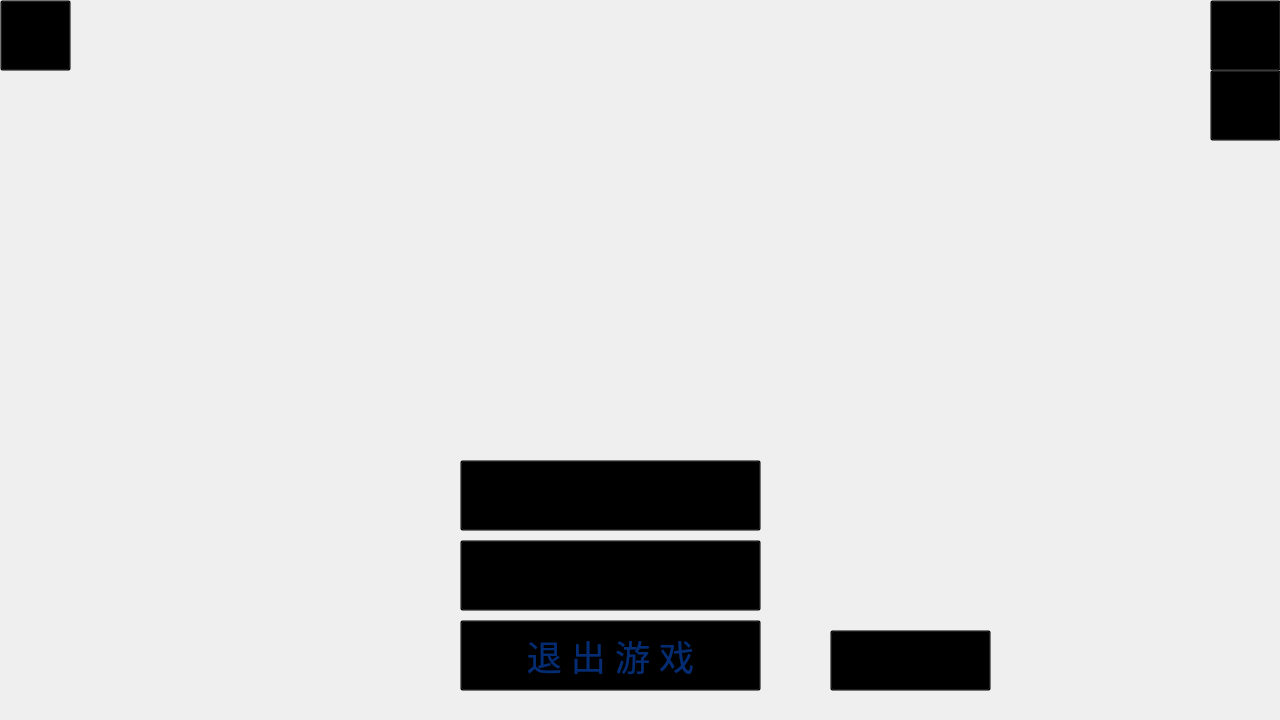
<?xml version="1.0" encoding="UTF-8"?>
<ui version="4.0">
 <class>MainWindow</class>
 <widget class="QMainWindow" name="MainWindow">
  <property name="enabled">
   <bool>false</bool>
  </property>
  <property name="geometry">
   <rect>
    <x>0</x>
    <y>0</y>
    <width>1280</width>
    <height>720</height>
   </rect>
  </property>
  <property name="windowTitle">
   <string>MoonyBalls</string>
  </property>
  <property name="styleSheet">
   <string notr="true">background-image: url(:/pic/bgr);</string>
  </property>
  <widget class="QWidget" name="centralWidget">
   <widget class="QLabel" name="Ball">
    <property name="geometry">
     <rect>
      <x>1080</x>
      <y>230</y>
      <width>131</width>
      <height>121</height>
     </rect>
    </property>
    <property name="styleSheet">
     <string notr="true">image: url(:/pic/ball);
background: transparent</string>
    </property>
    <property name="text">
     <string/>
    </property>
   </widget>
   <widget class="QPushButton" name="StartGame">
    <property name="geometry">
     <rect>
      <x>460</x>
      <y>460</y>
      <width>301</width>
      <height>71</height>
     </rect>
    </property>
    <property name="styleSheet">
     <string notr="true">border-image: url(:/pic/startbtn);
background: transparent</string>
    </property>
    <property name="text">
     <string/>
    </property>
   </widget>
   <widget class="QPushButton" name="Sound">
    <property name="geometry">
     <rect>
      <x>0</x>
      <y>0</y>
      <width>71</width>
      <height>71</height>
     </rect>
    </property>
    <property name="styleSheet">
     <string notr="true">border-image: url(:/pic/sdbtn);
background: transparent</string>
    </property>
    <property name="text">
     <string/>
    </property>
   </widget>
   <widget class="QPushButton" name="About">
    <property name="geometry">
     <rect>
      <x>1210</x>
      <y>0</y>
      <width>71</width>
      <height>71</height>
     </rect>
    </property>
    <property name="styleSheet">
     <string notr="true">border-image: url(:/pic/abt);
background: transparent</string>
    </property>
    <property name="text">
     <string/>
    </property>
   </widget>
   <widget class="QPushButton" name="ResumeGame">
    <property name="geometry">
     <rect>
      <x>460</x>
      <y>540</y>
      <width>301</width>
      <height>71</height>
     </rect>
    </property>
    <property name="styleSheet">
     <string notr="true">border-image: url(:/pic/rsmbtn);
background: transparent</string>
    </property>
    <property name="text">
     <string/>
    </property>
   </widget>
   <widget class="QPushButton" name="Exit">
    <property name="geometry">
     <rect>
      <x>460</x>
      <y>620</y>
      <width>301</width>
      <height>71</height>
     </rect>
    </property>
    <property name="palette">
     <palette>
      <active>
       <colorrole role="WindowText">
        <brush brushstyle="SolidPattern">
         <color alpha="255">
          <red>4</red>
          <green>44</green>
          <blue>115</blue>
         </color>
        </brush>
       </colorrole>
       <colorrole role="Button">
        <brush brushstyle="SolidPattern">
         <color alpha="0">
          <red>0</red>
          <green>0</green>
          <blue>0</blue>
         </color>
        </brush>
       </colorrole>
       <colorrole role="Text">
        <brush brushstyle="SolidPattern">
         <color alpha="255">
          <red>4</red>
          <green>44</green>
          <blue>115</blue>
         </color>
        </brush>
       </colorrole>
       <colorrole role="ButtonText">
        <brush brushstyle="SolidPattern">
         <color alpha="255">
          <red>4</red>
          <green>44</green>
          <blue>115</blue>
         </color>
        </brush>
       </colorrole>
       <colorrole role="Base">
        <brush brushstyle="SolidPattern">
         <color alpha="0">
          <red>0</red>
          <green>0</green>
          <blue>0</blue>
         </color>
        </brush>
       </colorrole>
       <colorrole role="Window">
        <brush brushstyle="SolidPattern">
         <color alpha="0">
          <red>0</red>
          <green>0</green>
          <blue>0</blue>
         </color>
        </brush>
       </colorrole>
       <colorrole role="PlaceholderText">
        <brush brushstyle="NoBrush">
         <color alpha="128">
          <red>4</red>
          <green>44</green>
          <blue>115</blue>
         </color>
        </brush>
       </colorrole>
      </active>
      <inactive>
       <colorrole role="WindowText">
        <brush brushstyle="SolidPattern">
         <color alpha="255">
          <red>4</red>
          <green>44</green>
          <blue>115</blue>
         </color>
        </brush>
       </colorrole>
       <colorrole role="Button">
        <brush brushstyle="SolidPattern">
         <color alpha="0">
          <red>0</red>
          <green>0</green>
          <blue>0</blue>
         </color>
        </brush>
       </colorrole>
       <colorrole role="Text">
        <brush brushstyle="SolidPattern">
         <color alpha="255">
          <red>4</red>
          <green>44</green>
          <blue>115</blue>
         </color>
        </brush>
       </colorrole>
       <colorrole role="ButtonText">
        <brush brushstyle="SolidPattern">
         <color alpha="255">
          <red>4</red>
          <green>44</green>
          <blue>115</blue>
         </color>
        </brush>
       </colorrole>
       <colorrole role="Base">
        <brush brushstyle="SolidPattern">
         <color alpha="0">
          <red>0</red>
          <green>0</green>
          <blue>0</blue>
         </color>
        </brush>
       </colorrole>
       <colorrole role="Window">
        <brush brushstyle="SolidPattern">
         <color alpha="0">
          <red>0</red>
          <green>0</green>
          <blue>0</blue>
         </color>
        </brush>
       </colorrole>
       <colorrole role="PlaceholderText">
        <brush brushstyle="NoBrush">
         <color alpha="128">
          <red>4</red>
          <green>44</green>
          <blue>115</blue>
         </color>
        </brush>
       </colorrole>
      </inactive>
      <disabled>
       <colorrole role="WindowText">
        <brush brushstyle="SolidPattern">
         <color alpha="255">
          <red>4</red>
          <green>44</green>
          <blue>115</blue>
         </color>
        </brush>
       </colorrole>
       <colorrole role="Button">
        <brush brushstyle="SolidPattern">
         <color alpha="0">
          <red>0</red>
          <green>0</green>
          <blue>0</blue>
         </color>
        </brush>
       </colorrole>
       <colorrole role="Text">
        <brush brushstyle="SolidPattern">
         <color alpha="255">
          <red>4</red>
          <green>44</green>
          <blue>115</blue>
         </color>
        </brush>
       </colorrole>
       <colorrole role="ButtonText">
        <brush brushstyle="SolidPattern">
         <color alpha="255">
          <red>4</red>
          <green>44</green>
          <blue>115</blue>
         </color>
        </brush>
       </colorrole>
       <colorrole role="Base">
        <brush brushstyle="SolidPattern">
         <color alpha="0">
          <red>0</red>
          <green>0</green>
          <blue>0</blue>
         </color>
        </brush>
       </colorrole>
       <colorrole role="Window">
        <brush brushstyle="SolidPattern">
         <color alpha="0">
          <red>0</red>
          <green>0</green>
          <blue>0</blue>
         </color>
        </brush>
       </colorrole>
       <colorrole role="PlaceholderText">
        <brush brushstyle="NoBrush">
         <color alpha="128">
          <red>4</red>
          <green>44</green>
          <blue>115</blue>
         </color>
        </brush>
       </colorrole>
      </disabled>
     </palette>
    </property>
    <property name="font">
     <font>
      <family>楷体_GB2312</family>
      <pointsize>26</pointsize>
     </font>
    </property>
    <property name="styleSheet">
     <string notr="true">border-image: url(:/pic/btn);
background: transparent;
color: rgb(4, 44, 115);</string>
    </property>
    <property name="text">
     <string>退 出 游 戏</string>
    </property>
   </widget>
   <widget class="QPushButton" name="Rank">
    <property name="geometry">
     <rect>
      <x>830</x>
      <y>630</y>
      <width>161</width>
      <height>61</height>
     </rect>
    </property>
    <property name="styleSheet">
     <string notr="true">border-image: url(:/pic/lstbtn);
background: transparent</string>
    </property>
    <property name="text">
     <string/>
    </property>
   </widget>
   <widget class="QPushButton" name="Guide">
    <property name="geometry">
     <rect>
      <x>1210</x>
      <y>70</y>
      <width>71</width>
      <height>71</height>
     </rect>
    </property>
    <property name="styleSheet">
     <string notr="true">border-image: url(:/pic/gd);
background: transparent</string>
    </property>
    <property name="text">
     <string/>
    </property>
   </widget>
  </widget>
  <action name="ActionExit">
   <property name="text">
    <string>退游</string>
   </property>
   <property name="toolTip">
    <string>退游</string>
   </property>
  </action>
  <action name="ActionAbout">
   <property name="text">
    <string>关于</string>
   </property>
  </action>
 </widget>
 <layoutdefault spacing="6" margin="11"/>
 <resources/>
 <connections/>
</ui>
